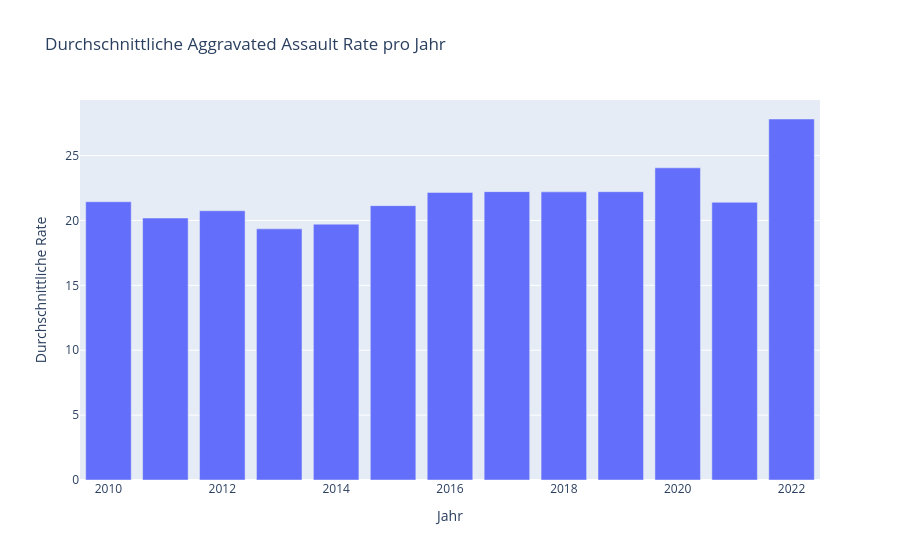

The notebook cell this image was saved under:
### Markdown cell above
## 7.2 Plot 2: Durchschnitt pro Jahr

### Code cell
df_jahr = df.groupby("jahr", as_index=False)["rate"].mean()

fig2 = px.bar(
    df_jahr,
    x="jahr",
    y="rate",
    title="Durchschnittliche Aggravated Assault Rate pro Jahr",
    labels={
        "jahr": "Jahr",
        "rate": "Durchschnittliche Rate"
    }
)

fig2.show()

### Figure 1 — Plotly figure (JSON) as saved in the notebook; plotly's stock layout.template omitted (floating-point values rounded to 4 significant figures)
{"data": [{"hovertemplate": "Jahr=%{x}<br>Durchschnittliche Rate=%{y}<extra></extra>", "legendgroup": "", "marker": {"color": "#636efa", "pattern": {"shape": ""}}, "name": "", "orientation": "v", "showlegend": false, "textposition": "auto", "type": "bar", "x": [2010, 2011, 2012, 2013, 2014, 2015, 2016, 2017, 2018, 2019, 2020, 2021, 2022], "xaxis": "x", "y": [21.44, 20.19, 20.75, 19.35, 19.71, 21.14, 22.16, 22.22, 22.2, 22.22, 24.06, 21.4, 27.82], "yaxis": "y"}], "layout": {"barmode": "relative", "legend": {"tracegroupgap": 0}, "title": {"text": "Durchschnittliche Aggravated Assault Rate pro Jahr"}, "xaxis": {"anchor": "y", "domain": [0, 1], "title": {"text": "Jahr"}}, "yaxis": {"anchor": "x", "domain": [0, 1], "title": {"text": "Durchschnittliche Rate"}}}}
